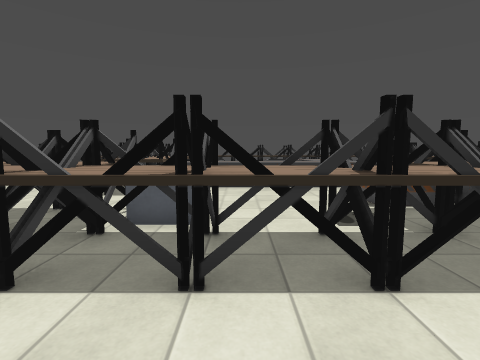
View 1 (above)

24 first-person views from a walk through a level from a Godot 3-D game. The camera is 1.4 m above the floor, tilts 6° down and sees 85° across. The floor is counted in squares, 1 m on a side. Each view is taken from the middle of a square. On the plan, view 1 faces up. The plan holds only what a view shows up to about 13 squares ahead; the rest is blank. Some surface patterns are stand-ins.

View 2
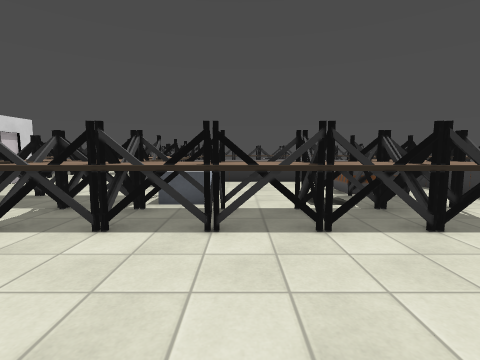

View 3
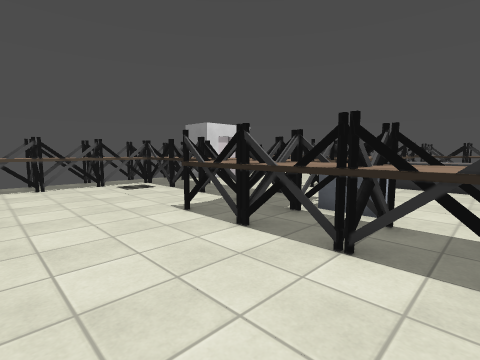

View 4
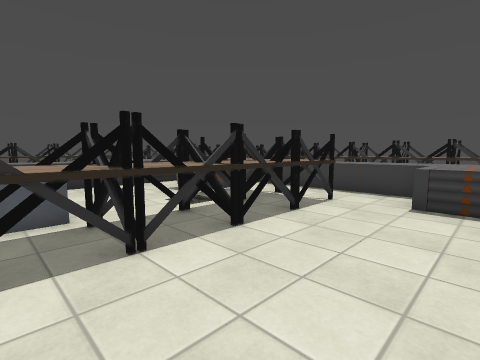

View 5
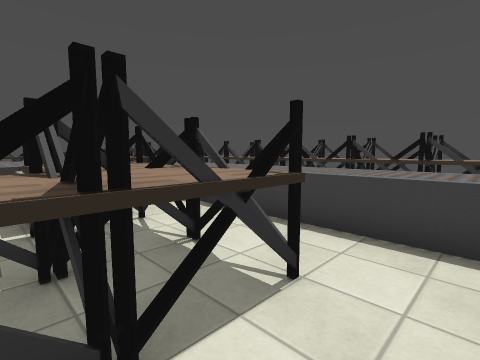

View 6
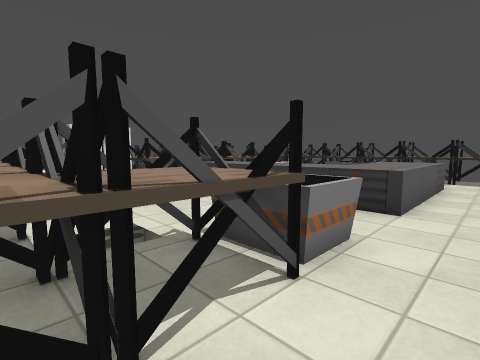

View 7
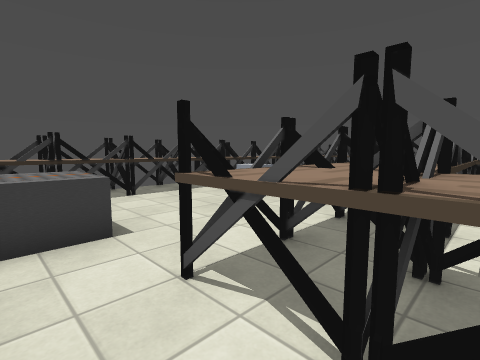

View 8
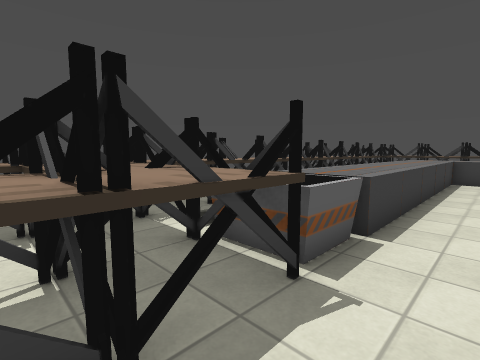

View 9
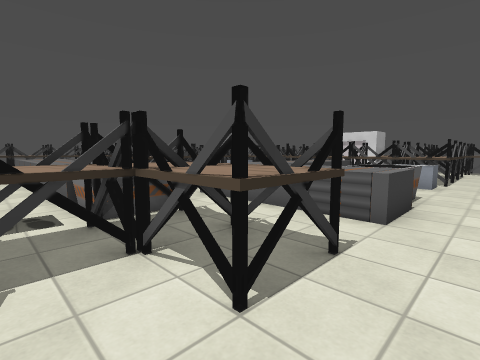

View 10
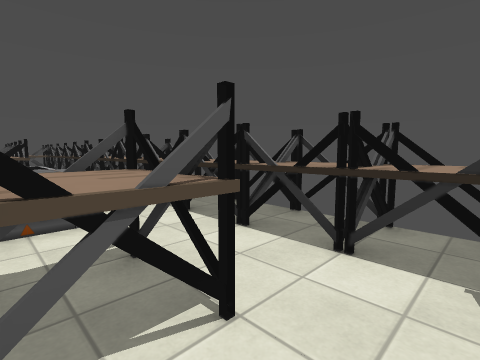

View 11
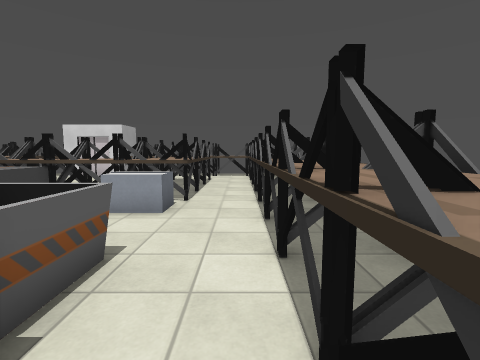

View 12
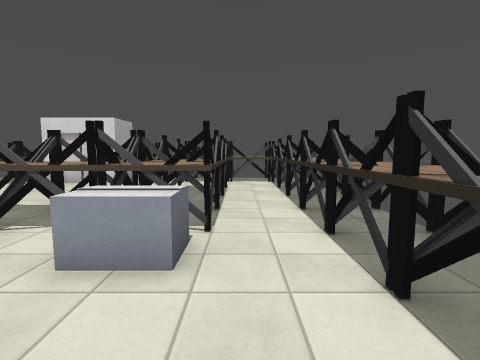

View 13
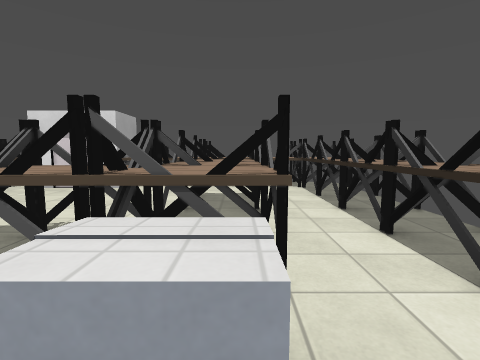

View 14
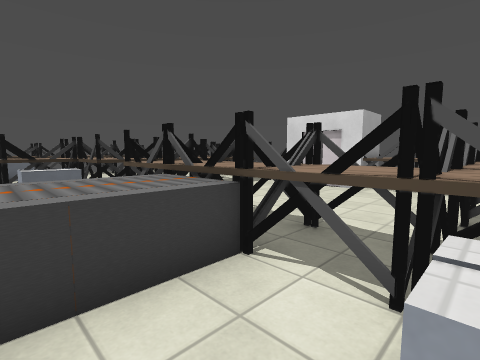

View 15
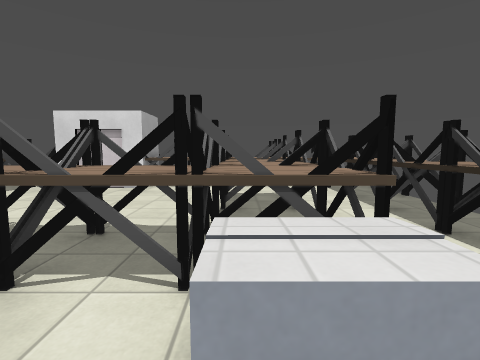

View 16
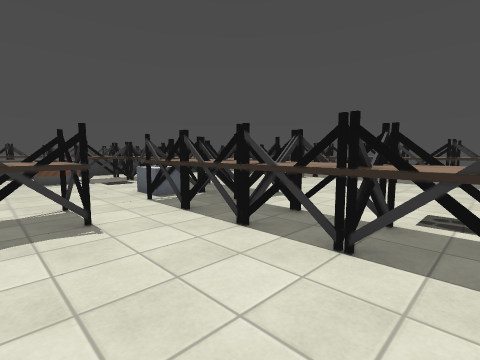

View 17
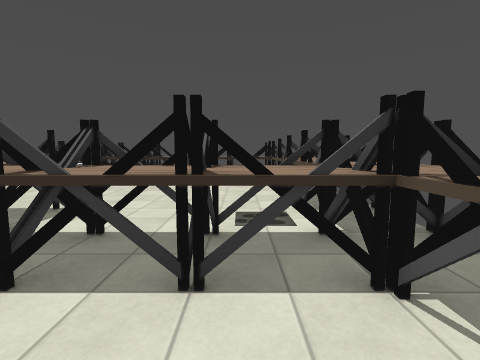

View 18
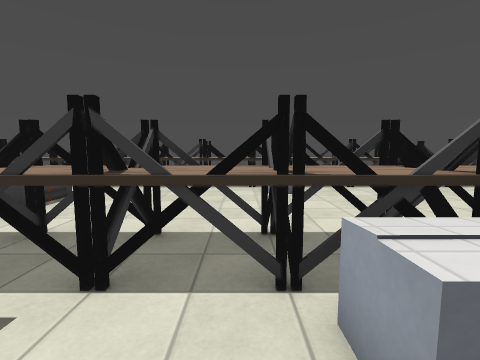

View 19
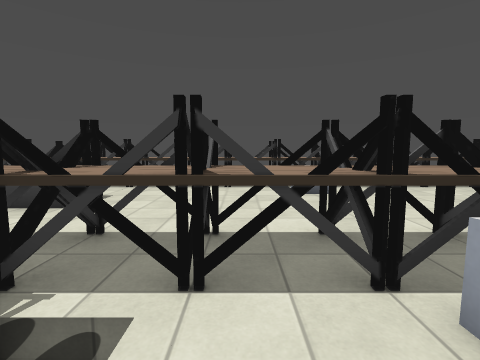

View 20
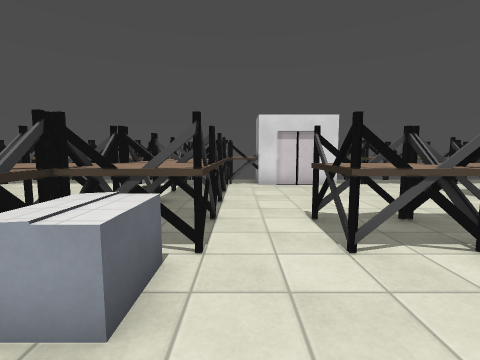

View 21
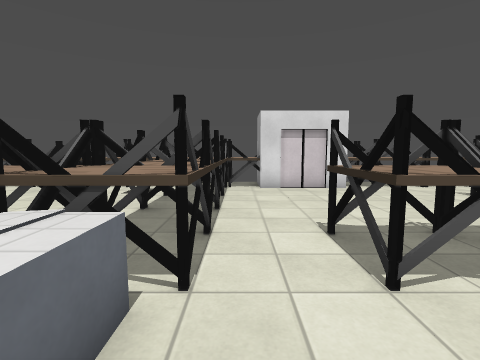

View 22
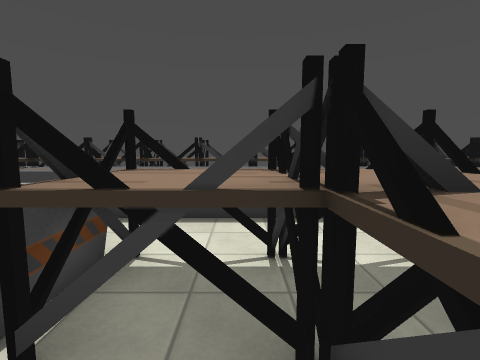

View 23
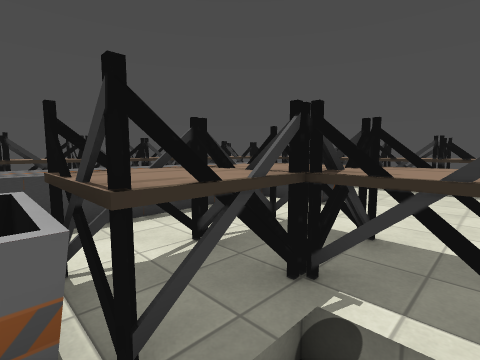

View 24
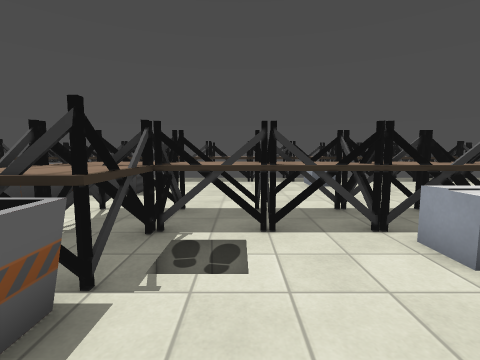

### Floor plan
Key: @ floor where view 1 was taken; # wall or solid block; . floor; ^ raised ledge; C conveyor; B bin; E elevator; O other object.
Columns run from 13 left of view 1 to 14 right of it. Each row starts with its distance up from view 1.
 21   ##########  ###########
 20 #^^^^^^^^^^^^^^^^^^^^^^^^
 19 #^^^^^^^^^^^^^^^^^^^^^^^^
 18 #^^......................
 17 # ^......................
 16 # ^..^^^^^^^^..BBCC..^^..
 15 #^^..^^^^^^^^. BBCC..^^..^^#
 14 # ^......^^..    CC..^^^^^ #
 13 #^^......^^...   CC..^^^^^ #
 12 #^^......^^CCCCCCCC..BB..^ #
 11 #^E......^^CCCCCCCC..BB..^^#
 10  EE......^^..........CC..^ #
  9   E......^^..........CC..^^#
  8  ^^..............BB..CC..^^#
  7 #^^..............BB..CC. ^^#
  6 #^^^^^^^^^^^^....^^..CC. ^^#
  5 #^^^^^^^^^^^^....^^..CC. ^^#
  4 #^^......^^^^^^^^^^..CC. ^^#
  3 #^^......^^^^^^^^^^..CC. ^^#
  2 #^^..................CC  ^^#
  1 #^^..................CC  ^^#
  0 #^^..........@.....CCOO  ^^#
 -1 # ^................CCOO  ^
 -2 #^^........^^.......     ^
 -3   ^........ ^.......     ^^
 -4   ^^^^^^^^^^^^^^^^^^^^^^^^^
 -5     ^^ ^ ^^^^^^^^^^^^  ^
 -6     ####################

Where each view was taken, in squares from view 1:
view 1: 0 up, 0 right, facing up
view 2: 2 down, 0 right, facing up
view 3: 1 down, 1 right, facing up-left
view 4: 1 down, 2 left, facing up-right
view 5: 1 up, 3 right, facing up-right
view 6: 4 up, 7 right, facing up-left
view 7: 5 up, 7 right, facing down-left
view 8: 15 up, 6 right, facing down-right
view 9: 18 up, 11 right, facing down-left
view 10: 15 up, 11 right, facing up-left
view 11: 18 up, 5 right, facing left
view 12: 17 up, 2 right, facing left
view 13: 16 up, 0 right, facing left
view 14: 15 up, 0 right, facing down-left
view 15: 15 up, 0 right, facing left
view 16: 10 up, 10 left, facing down-right
view 17: 9 up, 9 left, facing down
view 18: 7 up, 0 right, facing down
view 19: 7 up, 1 right, facing down
view 20: 7 up, 1 right, facing left
view 21: 7 up, 0 right, facing left
view 22: 5 up, 2 right, facing right
view 23: 7 up, 2 right, facing down-right
view 24: 9 up, 2 right, facing down
